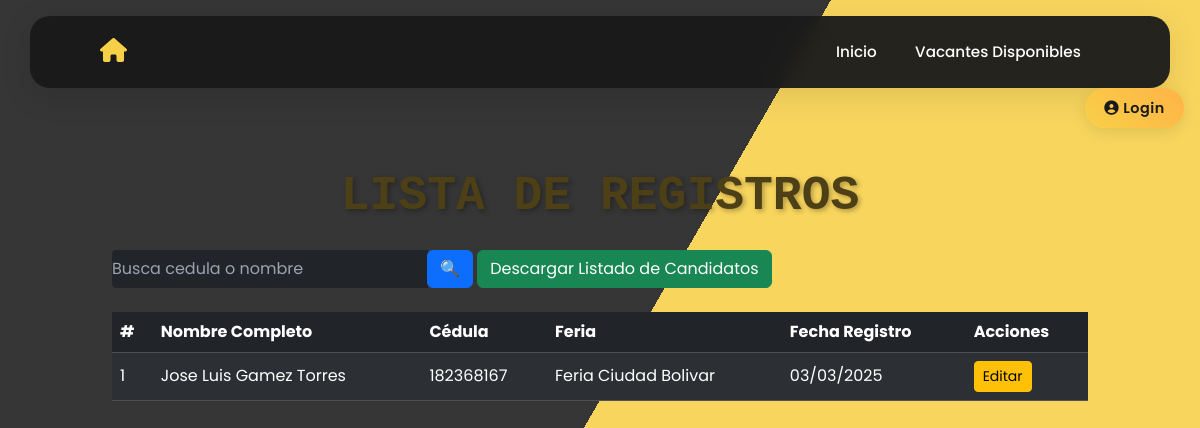
/registros/, run on the app's committed database.
### vacantes/models.py (models this page shows, shortened)
class RegistroCandidato(models.Model):
    SEX_CHOICES = [
        ('Mujer', 'Mujer'),
        ('Hombre', 'Hombre'),
        ('Intersexual', 'Intersexual'),
    ]
    DOCUMENT_TYPE_CHOICES = [
        ('CEDULA DE CIUDADANIA', 'CEDULA DE CIUDADANIA'),
        ('PERMISO ESPECIAL DE PERMANENCIA', 'PERMISO ESPECIAL DE PERMANENCIA'),
        ('TARJETA DE IDENTIDAD', 'TARJETA DE IDENTIDAD'),
        ('DOCUMENTO NACIONAL DE IDENTIFICACION', 'DOCUMENTO NACIONAL DE IDENTIFICACION'),
        ('PASAPORTE', 'PASAPORTE'),
        ('CEDULA DE EXTRANJERIA', 'CEDULA DE EXTRANJERIA'),
    ]
    EDUCATION_LEVEL_CHOICES = [
        ('BASICA PRIMARIA', 'BASICA PRIMARIA'),
        ('BASICA SECUNDARIA', 'BASICA SECUNDARIA'),
        ('BACHILLER ACADEMICO', 'BACHILLER ACADEMICO'),
        ('ESTUDIANTE BACHILLER ACADEMICO', 'ESTUDIANTE BACHILLER ACADEMICO'),
        ('TECNICO LABORAL/PROFESIONAL', 'TECNICO LABORAL/PROFESIONAL'),
        ('ESTUDIANTE TECNICO LABORAL/PROFESIONAL', 'ESTUDIANTE TECNICO LABORAL/PROFESIONAL'),
        ('TECNOLOGO', 'TECNOLOGO'),
        ('ESTUDIANTE TECNOLOGO', 'ESTUDIANTE TECNOLOGO'),
        ('PROFESIONAL', 'PROFESIONAL'),
        ('ESTUDIANTE PROFESIONAL', 'ESTUDIANTE PROFESIONAL'),
        ('POSGRADO', 'POSGRADO'),
    ]
    SCHEDULE_CHOICES = [
        ('TIEMPO COMPLETO', 'TIEMPO COMPLETO'),
        ('MEDIO TIEMPO', 'MEDIO TIEMPO'),
        ('FINES DE SEMANA', 'FINES DE SEMANA'),
    ]
    DISABILITY_CHOICES = [
        ('SI', 'Sí'),
        ('NO', 'No'),
    ]
    SISE_CHOICES = [
        ('SI', 'Sí'),
        ('NO', 'No'),
    ]
    RECRUITER_CHOICES = [
        ('No conoce el nombre', 'No conoce el nombre'),
        ('Angel Andres Moyano Molano', 'Angel Andres Moyano Molano'),
        ('Diego Alejandro Parra Pinto', 'Diego Alejandro Parra Pinto'),
        ('Erika Julieth Cristancho Pérez', 'Erika Julieth Cristancho Pérez'),
    ]
    feria = models.CharField(max_length=100, blank=True, null=True)
    fecha_feria = models.DateField(default=date(2025, 1, 1), blank=True, null=True)
    sexo = models.CharField(max_length=16, choices=SEX_CHOICES)
    tipo_documento = models.CharField(max_length=50, choices=DOCUMENT_TYPE_CHOICES)
    numero_documento = models.CharField(max_length=20, unique=True)
    nombres = models.CharField(max_length=100)
    apellidos = models.CharField(max_length=100)
    numero_celular = models.CharField(max_length=15)
    correo_electronico = models.EmailField()
    fecha_nacimiento = models.DateField()
    formacion_academica = models.CharField(max_length=40, choices=EDUCATION_LEVEL_CHOICES)
    programa_academico = models.CharField(max_length=100)
    experiencia_laboral = models.TextField(blank=True, null=True)
    interes_ocupacional = models.TextField(blank=True, null=True)
    departamento = models.ForeignKey(Departamento, on_delete=models.SET_NULL, null=True, blank=True)
    ciudad = models.ForeignKey(Ciudad, on_delete=models.SET_NULL, null=True, blank=True)
    candidato_discapacidad = models.CharField(max_length=2, choices=DISABILITY_CHOICES)
    tipo_discapacidad = models.CharField(max_length=100, blank=True, null=True)
    horario_interesado = models.CharField(max_length=20, choices=SCHEDULE_CHOICES)
    aspiracion_salarial = models.IntegerField(
        validators=[validar_aspiracion_salarial],
        help_text="Ingrese un valor numérico mayor a 1,000,000."
    )
    registrado_en_sise = models.CharField(max_length=2, choices=SISE_CHOICES)
    tecnico_seleccion = models.CharField(max_length=40, choices=RECRUITER_CHOICES, blank=True, null=True)
    vacantes_disponibles = models.ManyToManyField("Vacante", related_name="candidatos", blank=True)
    class Meta:
        verbose_name = "Registro de Candidato"
        verbose_name_plural = "Registros de Candidatos"

### vacantes/views.py (the view, shortened to what this page needs)
# urls.py: path('registros/', views.lista_registros, name='lista_registros'),
def lista_registros(request):
    query = request.GET.get('q', '')  # Captura el término de búsqueda
    registros = RegistroCandidato.objects.all()
    context = {
        'registros': registros,
        'query': query
    }
    return render(request, 'lista_registros.html', context)

### vacantes/templates/lista_registros.html (shortened to what this page needs)
{% extends 'base.html' %}
{% block contenido %}
<div class="container mt-5">
    <h1 class="text-center">Lista de Registros</h1>
    <form method="get" class="mb-4">
        <div class="input-group">
            <input class="text-white bg-dark" type="text" name="q" value="{{ query }}" class="form-control" placeholder="Busca cedula o nombre">
            <div class="input-group-append">
                <button class="btn btn-primary" type="submit">🔍</button>
                <a href="{% url 'exportar_candidatos' %}" class="btn btn-success">Descargar Listado de Candidatos</a>
            </div>
        </div>
    </form>
    <table class="table table-dark table-striped">
        <thead>
            <tr>
                <th>#</th>
                <th>Nombre Completo</th>
                <th>Cédula</th>
                <th>Feria</th>
                <th>Fecha Registro</th>
                <th>Acciones</th>
            </tr>
        </thead>
        <tbody>
            {% for registro in registros %}
                <tr>
                    <td>{{ forloop.counter }}</td>
                    <td>{{ registro.nombres }} {{ registro.apellidos }}</td>
                    <td>{{ registro.numero_documento }}</td>
                    <td>{{ registro.feria }}</td>
                    <td>{{ registro.fecha_feria|date:"d/m/Y" }}</td>
                    <td>
                        <a href="{% url 'editar_registro' registro.pk %}" class="btn btn-warning btn-sm">Editar</a>
                    </td>
                </tr>
            {% empty %}
                <tr>
                    <td colspan="5" class="text-center">No se encontraron registros.</td>
                </tr>
            {% endfor %}
        </tbody>
    </table>
</div>
{% endblock %}

### vacantes/static/css/styles.css (style rules this page uses)
.input-group input { border-radius: 0.25rem 0 0 0.25rem; }
.table th, .table td { vertical-align: middle; }
body { font-family: Arial, sans-serif; background-color: #f8f9fa; }
button { background-color: #f8d047; border: none; padding: 10px; color: white; font-size: 16px; cursor: pointer; border-radius: 4px; }
h1 { font-family:monospace; }

### vacantes/templates/base.html (style rules this page uses)
:root { --nav-bg: #1a1a1a; --nav-accent: #f8d047; --nav-text: #ffffff; }
body { font-family: 'Poppins', sans-serif; overflow-x: hidden; }

### vacantes/templates/lista_registros.html (style rules this page uses)
h1.text-center { font-size: 3rem !important; font-weight: bold !important; color: #4d4017 !important; text-transform: uppercase !important; line-height: 1.2; margin-bottom: 1.5rem; text-shadow: 2px 2px 5px rgba(0, 0, 0, 0.3); }

### data on the page
RegistroCandidato: nombres "Jose Luis", apellidos "Gamez Torres", numero_documento "182368167", feria "Feria Ciudad Bolivar", fecha_feria "03/03/2025"
